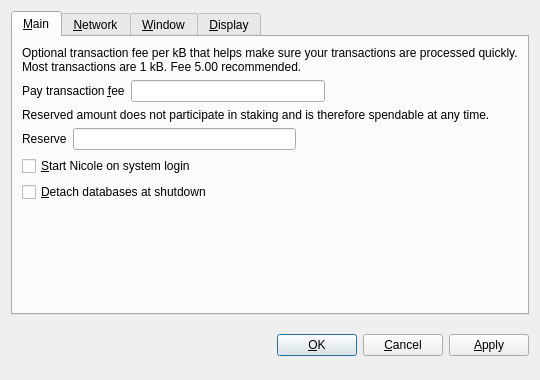
<?xml version="1.0" encoding="UTF-8"?>
<ui version="4.0">
 <class>OptionsDialog</class>
 <widget class="QDialog" name="OptionsDialog">
  <property name="geometry">
   <rect>
    <x>0</x>
    <y>0</y>
    <width>540</width>
    <height>380</height>
   </rect>
  </property>
  <property name="windowTitle">
   <string>Options</string>
  </property>
  <property name="autoFillBackground">
   <bool>true</bool>
  </property>
  <property name="modal">
   <bool>true</bool>
  </property>
  <layout class="QVBoxLayout" name="verticalLayout">
   <item>
    <widget class="QTabWidget" name="tabWidget">
     <property name="tabPosition">
      <enum>QTabWidget::North</enum>
     </property>
     <property name="currentIndex">
      <number>0</number>
     </property>
     <widget class="QWidget" name="tabMain">
      <attribute name="title">
       <string>&amp;Main</string>
      </attribute>
      <layout class="QVBoxLayout" name="verticalLayout_Main">
       <item>
        <widget class="QLabel" name="transactionFeeInfoLabel">
         <property name="text">
          <string>Optional transaction fee per kB that helps make sure your transactions are processed quickly. Most transactions are 1 kB. Fee 5.00 recommended.</string>
         </property>
         <property name="textFormat">
          <enum>Qt::PlainText</enum>
         </property>
         <property name="wordWrap">
          <bool>true</bool>
         </property>
        </widget>
       </item>
       <item>
        <layout class="QHBoxLayout" name="horizontalLayoutFee">
         <item>
          <widget class="QLabel" name="transactionFeeLabel">
           <property name="text">
            <string>Pay transaction &amp;fee</string>
           </property>
           <property name="textFormat">
            <enum>Qt::PlainText</enum>
           </property>
           <property name="buddy">
            <cstring>transactionFee</cstring>
           </property>
          </widget>
         </item>
         <item>
          <widget class="BitcoinAmountField" name="transactionFee"/>
         </item>
         <item>
          <spacer name="horizontalSpacerFee">
           <property name="orientation">
            <enum>Qt::Horizontal</enum>
           </property>
           <property name="sizeHint" stdset="0">
            <size>
             <width>40</width>
             <height>20</height>
            </size>
           </property>
          </spacer>
         </item>
        </layout>
       </item>
       <item>
        <widget class="QLabel" name="reserveBalanceInfoLabel">
         <property name="text">
          <string>Reserved amount does not participate in staking and is therefore spendable at any time.</string>
         </property>
         <property name="textFormat">
          <enum>Qt::PlainText</enum>
         </property>
         <property name="wordWrap">
          <bool>true</bool>
         </property>
        </widget>
       </item>
       <item>
        <layout class="QHBoxLayout" name="horizontalLayoutReserveBalance">
         <item>
          <widget class="QLabel" name="reserveBalanceLabel">
           <property name="text">
            <string>Reserve</string>
           </property>
           <property name="textFormat">
            <enum>Qt::PlainText</enum>
           </property>
           <property name="buddy">
            <cstring>reserveBalance</cstring>
           </property>
          </widget>
         </item>
         <item>
          <widget class="BitcoinAmountField" name="reserveBalance"/>
         </item>
         <item>
          <spacer name="horizontalSpacerReserveBalance">
           <property name="orientation">
            <enum>Qt::Horizontal</enum>
           </property>
           <property name="sizeHint" stdset="0">
            <size>
             <width>40</width>
             <height>20</height>
            </size>
           </property>
          </spacer>
         </item>
        </layout>
       </item>
       <item>
        <widget class="QCheckBox" name="bitcoinAtStartup">
         <property name="toolTip">
          <string>Automatically start Nicole after logging in to the system.</string>
         </property>
         <property name="text">
          <string>&amp;Start Nicole on system login</string>
         </property>
        </widget>
       </item>
       <item>
        <widget class="QCheckBox" name="detachDatabases">
         <property name="toolTip">
          <string>Detach block and address databases at shutdown. This means they can be moved to another data directory, but it slows down shutdown. The wallet is always detached.</string>
         </property>
         <property name="text">
          <string>&amp;Detach databases at shutdown</string>
         </property>
        </widget>
       </item>
       <item>
        <spacer name="verticalSpacer_Main">
         <property name="orientation">
          <enum>Qt::Vertical</enum>
         </property>
         <property name="sizeHint" stdset="0">
          <size>
           <width>20</width>
           <height>40</height>
          </size>
         </property>
        </spacer>
       </item>
      </layout>
     </widget>
     <widget class="QWidget" name="tabNetwork">
      <attribute name="title">
       <string>&amp;Network</string>
      </attribute>
      <layout class="QVBoxLayout" name="verticalLayout_Network">
       <item>
        <widget class="QCheckBox" name="mapPortUpnp">
         <property name="toolTip">
          <string>Automatically open the Nicole client port on the router. This only works when your router supports UPnP and it is enabled.</string>
         </property>
         <property name="text">
          <string>Map port using &amp;UPnP</string>
         </property>
        </widget>
       </item>
       <item>
        <widget class="QCheckBox" name="connectSocks">
         <property name="toolTip">
          <string>Connect to the Nicole network through a SOCKS proxy (e.g. when connecting through Tor).</string>
         </property>
         <property name="text">
          <string>&amp;Connect through SOCKS proxy:</string>
         </property>
        </widget>
       </item>
       <item>
        <layout class="QHBoxLayout" name="horizontalLayout_Network">
         <item>
          <widget class="QLabel" name="proxyIpLabel">
           <property name="text">
            <string>Proxy &amp;IP:</string>
           </property>
           <property name="textFormat">
            <enum>Qt::PlainText</enum>
           </property>
           <property name="buddy">
            <cstring>proxyIp</cstring>
           </property>
          </widget>
         </item>
         <item>
          <widget class="QValidatedLineEdit" name="proxyIp">
           <property name="maximumSize">
            <size>
             <width>140</width>
             <height>16777215</height>
            </size>
           </property>
           <property name="toolTip">
            <string>IP address of the proxy (e.g. 127.0.0.1)</string>
           </property>
          </widget>
         </item>
         <item>
          <widget class="QLabel" name="proxyPortLabel">
           <property name="text">
            <string>&amp;Port:</string>
           </property>
           <property name="textFormat">
            <enum>Qt::PlainText</enum>
           </property>
           <property name="buddy">
            <cstring>proxyPort</cstring>
           </property>
          </widget>
         </item>
         <item>
          <widget class="QLineEdit" name="proxyPort">
           <property name="maximumSize">
            <size>
             <width>55</width>
             <height>16777215</height>
            </size>
           </property>
           <property name="toolTip">
            <string>Port of the proxy (e.g. 9050)</string>
           </property>
          </widget>
         </item>
         <item>
          <widget class="QLabel" name="socksVersionLabel">
           <property name="text">
            <string>SOCKS &amp;Version:</string>
           </property>
           <property name="textFormat">
            <enum>Qt::PlainText</enum>
           </property>
           <property name="buddy">
            <cstring>socksVersion</cstring>
           </property>
          </widget>
         </item>
         <item>
          <widget class="QValueComboBox" name="socksVersion">
           <property name="toolTip">
            <string>SOCKS version of the proxy (e.g. 5)</string>
           </property>
          </widget>
         </item>
         <item>
          <spacer name="horizontalSpacer_Network">
           <property name="orientation">
            <enum>Qt::Horizontal</enum>
           </property>
           <property name="sizeHint" stdset="0">
            <size>
             <width>40</width>
             <height>20</height>
            </size>
           </property>
          </spacer>
         </item>
        </layout>
       </item>
       <item>
        <spacer name="verticalSpacer_Network">
         <property name="orientation">
          <enum>Qt::Vertical</enum>
         </property>
         <property name="sizeHint" stdset="0">
          <size>
           <width>20</width>
           <height>40</height>
          </size>
         </property>
        </spacer>
       </item>
      </layout>
     </widget>
     <widget class="QWidget" name="tabWindow">
      <attribute name="title">
       <string>&amp;Window</string>
      </attribute>
      <layout class="QVBoxLayout" name="verticalLayout_Window">
       <item>
        <widget class="QCheckBox" name="minimizeToTray">
         <property name="toolTip">
          <string>Show only a tray icon after minimizing the window.</string>
         </property>
         <property name="text">
          <string>&amp;Minimize to the tray instead of the taskbar</string>
         </property>
        </widget>
       </item>
       <item>
        <widget class="QCheckBox" name="minimizeOnClose">
         <property name="toolTip">
          <string>Minimize instead of exit the application when the window is closed. When this option is enabled, the application will be closed only after selecting Quit in the menu.</string>
         </property>
         <property name="text">
          <string>M&amp;inimize on close</string>
         </property>
        </widget>
       </item>
       <item>
        <spacer name="verticalSpacer_Window">
         <property name="orientation">
          <enum>Qt::Vertical</enum>
         </property>
         <property name="sizeHint" stdset="0">
          <size>
           <width>20</width>
           <height>40</height>
          </size>
         </property>
        </spacer>
       </item>
      </layout>
     </widget>
     <widget class="QWidget" name="tabDisplay">
      <attribute name="title">
       <string>&amp;Display</string>
      </attribute>
      <layout class="QVBoxLayout" name="verticalLayout_Display">
       <item>
        <layout class="QHBoxLayout" name="horizontalLayout_1_Display">
         <item>
          <widget class="QLabel" name="langLabel">
           <property name="text">
            <string>User Interface &amp;language:</string>
           </property>
           <property name="textFormat">
            <enum>Qt::PlainText</enum>
           </property>
           <property name="buddy">
            <cstring>lang</cstring>
           </property>
          </widget>
         </item>
         <item>
          <widget class="QValueComboBox" name="lang">
           <property name="toolTip">
            <string>The user interface language can be set here. This setting will take effect after restarting Nicole.</string>
           </property>
          </widget>
         </item>
        </layout>
       </item>
       <item>
        <layout class="QHBoxLayout" name="horizontalLayout_2_Display">
         <item>
          <widget class="QLabel" name="unitLabel">
           <property name="text">
            <string>&amp;Unit to show amounts in:</string>
           </property>
           <property name="textFormat">
            <enum>Qt::PlainText</enum>
           </property>
           <property name="buddy">
            <cstring>unit</cstring>
           </property>
          </widget>
         </item>
         <item>
          <widget class="QValueComboBox" name="unit">
           <property name="toolTip">
            <string>Choose the default subdivision unit to show in the interface and when sending coins.</string>
           </property>
          </widget>
         </item>
        </layout>
       </item>
       <item>
        <widget class="QCheckBox" name="displayAddresses">
         <property name="toolTip">
          <string>Whether to show Nicole addresses in the transaction list or not.</string>
         </property>
         <property name="text">
          <string>&amp;Display addresses in transaction list</string>
         </property>
        </widget>
       </item>
       <item>
        <widget class="QCheckBox" name="coinControlFeatures">
         <property name="toolTip">
          <string>Whether to show coin control features or not.</string>
         </property>
         <property name="text">
          <string>Display coin &amp;control features (experts only!)</string>
         </property>
        </widget>
       </item>
       <item>
        <spacer name="verticalSpacer_Display">
         <property name="orientation">
          <enum>Qt::Vertical</enum>
         </property>
         <property name="sizeHint" stdset="0">
          <size>
           <width>20</width>
           <height>40</height>
          </size>
         </property>
        </spacer>
       </item>
      </layout>
     </widget>
    </widget>
   </item>
   <item>
    <layout class="QHBoxLayout" name="horizontalLayout_Buttons">
     <item>
      <spacer name="horizontalSpacer_1">
       <property name="orientation">
        <enum>Qt::Horizontal</enum>
       </property>
       <property name="sizeHint" stdset="0">
        <size>
         <width>40</width>
         <height>48</height>
        </size>
       </property>
      </spacer>
     </item>
     <item>
      <widget class="QLabel" name="statusLabel">
       <property name="font">
        <font>
         <weight>75</weight>
         <bold>true</bold>
        </font>
       </property>
       <property name="text">
        <string/>
       </property>
       <property name="textFormat">
        <enum>Qt::PlainText</enum>
       </property>
       <property name="wordWrap">
        <bool>true</bool>
       </property>
      </widget>
     </item>
     <item>
      <spacer name="horizontalSpacer_2">
       <property name="orientation">
        <enum>Qt::Horizontal</enum>
       </property>
       <property name="sizeHint" stdset="0">
        <size>
         <width>40</width>
         <height>48</height>
        </size>
       </property>
      </spacer>
     </item>
     <item>
      <widget class="QPushButton" name="okButton">
       <property name="text">
        <string>&amp;OK</string>
       </property>
      </widget>
     </item>
     <item>
      <widget class="QPushButton" name="cancelButton">
       <property name="text">
        <string>&amp;Cancel</string>
       </property>
       <property name="autoDefault">
        <bool>false</bool>
       </property>
      </widget>
     </item>
     <item>
      <widget class="QPushButton" name="applyButton">
       <property name="text">
        <string>&amp;Apply</string>
       </property>
       <property name="autoDefault">
        <bool>false</bool>
       </property>
      </widget>
     </item>
    </layout>
   </item>
  </layout>
 </widget>
 <customwidgets>
  <customwidget>
   <class>QValidatedLineEdit</class>
   <extends>QLineEdit</extends>
   <header>qvalidatedlineedit.h</header>
  </customwidget>
  <customwidget>
   <class>BitcoinAmountField</class>
   <extends>QLineEdit</extends>
   <header>bitcoinamountfield.h</header>
   <container>1</container>
  </customwidget>
  <customwidget>
   <class>QValueComboBox</class>
   <extends>QComboBox</extends>
   <header>qvaluecombobox.h</header>
  </customwidget>
 </customwidgets>
 <resources/>
 <connections/>
</ui>
